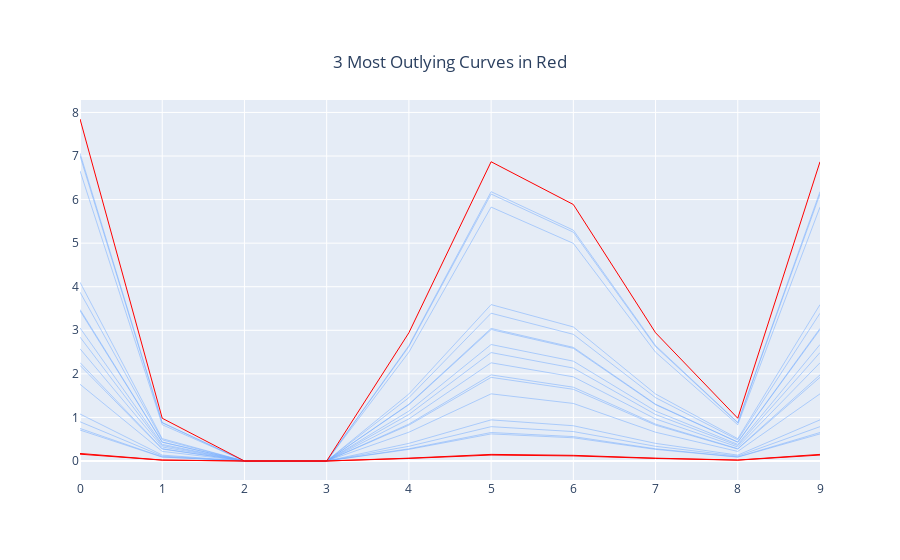

Write notebook code for a chart like this one.
### Markdown cell above
We can also plot the most outlying functions

### Code cell
fig = bd.plot_outlying(n=3, return_plot=True, title='3 Most Outlying Curves in Red')
fig.write_image('ex2_functional_depth.pdf')
fig.show()

### Figure 1 — Plotly figure (JSON) as saved in the notebook; plotly's stock layout.template omitted (floating-point values rounded to 4 significant figures)
{"data": [{"line": {"color": "#6ea8ff", "width": 0.5}, "mode": "lines", "name": "0", "type": "scatter", "x": [0, 1, 2, 3, 4, 5, 6, 7, 8, 9], "y": [2.194, 0.2743, 0, 0, 0.8228, 1.92, 1.646, 0.8228, 0.2743, 1.92]}, {"line": {"color": "#6ea8ff", "width": 0.5}, "mode": "lines", "name": "1", "type": "scatter", "x": [0, 1, 2, 3, 4, 5, 6, 7, 8, 9], "y": [6.66, 0.8325, 0, 0, 2.498, 5.828, 4.995, 2.498, 0.8325, 5.828]}, {"line": {"color": "#6ea8ff", "width": 0.5}, "mode": "lines", "name": "2", "type": "scatter", "x": [0, 1, 2, 3, 4, 5, 6, 7, 8, 9], "y": [4.103, 0.5128, 0, 0, 1.538, 3.59, 3.077, 1.538, 0.5128, 3.59]}, {"line": {"color": "#6ea8ff", "width": 0.5}, "mode": "lines", "name": "4", "type": "scatter", "x": [0, 1, 2, 3, 4, 5, 6, 7, 8, 9], "y": [7.003, 0.8753, 0, 0, 2.626, 6.127, 5.252, 2.626, 0.8753, 6.127]}, {"line": {"color": "#6ea8ff", "width": 0.5}, "mode": "lines", "name": "5", "type": "scatter", "x": [0, 1, 2, 3, 4, 5, 6, 7, 8, 9], "y": [3.876, 0.4845, 0, 0, 1.454, 3.392, 2.907, 1.454, 0.4845, 3.392]}, {"line": {"color": "#6ea8ff", "width": 0.5}, "mode": "lines", "name": "6", "type": "scatter", "x": [0, 1, 2, 3, 4, 5, 6, 7, 8, 9], "y": [2.576, 0.322, 0, 0, 0.9659, 2.254, 1.932, 0.9659, 0.322, 2.254]}, {"line": {"color": "#6ea8ff", "width": 0.5}, "mode": "lines", "name": "7", "type": "scatter", "x": [0, 1, 2, 3, 4, 5, 6, 7, 8, 9], "y": [1.079, 0.1349, 0, 0, 0.4046, 0.944, 0.8092, 0.4046, 0.1349, 0.944]}, {"line": {"color": "#6ea8ff", "width": 0.5}, "mode": "lines", "name": "8", "type": "scatter", "x": [0, 1, 2, 3, 4, 5, 6, 7, 8, 9], "y": [0.9006, 0.1126, 0, 0, 0.3377, 0.788, 0.6755, 0.3377, 0.1126, 0.788]}, {"line": {"color": "#6ea8ff", "width": 0.5}, "mode": "lines", "name": "9", "type": "scatter", "x": [0, 1, 2, 3, 4, 5, 6, 7, 8, 9], "y": [2.844, 0.3555, 0, 0, 1.067, 2.489, 2.133, 1.067, 0.3555, 2.489]}, {"line": {"color": "#6ea8ff", "width": 0.5}, "mode": "lines", "name": "10", "type": "scatter", "x": [0, 1, 2, 3, 4, 5, 6, 7, 8, 9], "y": [2.258, 0.2823, 0, 0, 0.8469, 1.976, 1.694, 0.8469, 0.2823, 1.976]}, {"line": {"color": "#6ea8ff", "width": 0.5}, "mode": "lines", "name": "11", "type": "scatter", "x": [0, 1, 2, 3, 4, 5, 6, 7, 8, 9], "y": [3.055, 0.3819, 0, 0, 1.146, 2.673, 2.291, 1.146, 0.3819, 2.673]}, {"line": {"color": "#6ea8ff", "width": 0.5}, "mode": "lines", "name": "12", "type": "scatter", "x": [0, 1, 2, 3, 4, 5, 6, 7, 8, 9], "y": [7.064, 0.8831, 0, 0, 2.649, 6.181, 5.298, 2.649, 0.8831, 6.181]}, {"line": {"color": "#6ea8ff", "width": 0.5}, "mode": "lines", "name": "13", "type": "scatter", "x": [0, 1, 2, 3, 4, 5, 6, 7, 8, 9], "y": [0.7102, 0.08878, 0, 0, 0.2663, 0.6215, 0.5327, 0.2663, 0.08878, 0.6215]}, {"line": {"color": "#6ea8ff", "width": 0.5}, "mode": "lines", "name": "16", "type": "scatter", "x": [0, 1, 2, 3, 4, 5, 6, 7, 8, 9], "y": [0.7469, 0.09336, 0, 0, 0.2801, 0.6535, 0.5602, 0.2801, 0.09336, 0.6535]}, {"line": {"color": "#6ea8ff", "width": 0.5}, "mode": "lines", "name": "17", "type": "scatter", "x": [0, 1, 2, 3, 4, 5, 6, 7, 8, 9], "y": [3.447, 0.4309, 0, 0, 1.293, 3.016, 2.586, 1.293, 0.4309, 3.016]}, {"line": {"color": "#6ea8ff", "width": 0.5}, "mode": "lines", "name": "18", "type": "scatter", "x": [0, 1, 2, 3, 4, 5, 6, 7, 8, 9], "y": [1.761, 0.2202, 0, 0, 0.6605, 1.541, 1.321, 0.6605, 0.2202, 1.541]}, {"line": {"color": "#6ea8ff", "width": 0.5}, "mode": "lines", "name": "19", "type": "scatter", "x": [0, 1, 2, 3, 4, 5, 6, 7, 8, 9], "y": [3.478, 0.4347, 0, 0, 1.304, 3.043, 2.608, 1.304, 0.4347, 3.043]}, {"line": {"color": "Red", "width": 1}, "mode": "lines", "name": "14", "type": "scatter", "x": [0, 1, 2, 3, 4, 5, 6, 7, 8, 9], "y": [0.1734, 0.02168, 0, 0, 0.06503, 0.1517, 0.1301, 0.06503, 0.02168, 0.1517]}, {"line": {"color": "Red", "width": 1}, "mode": "lines", "name": "3", "type": "scatter", "x": [0, 1, 2, 3, 4, 5, 6, 7, 8, 9], "y": [0.156, 0.0195, 0, 0, 0.05851, 0.1365, 0.117, 0.05851, 0.0195, 0.1365]}, {"line": {"color": "Red", "width": 1}, "mode": "lines", "name": "15", "type": "scatter", "x": [0, 1, 2, 3, 4, 5, 6, 7, 8, 9], "y": [7.85, 0.9812, 0, 0, 2.944, 6.868, 5.887, 2.944, 0.9812, 6.868]}], "layout": {"showlegend": false, "title": {"text": "3 Most Outlying Curves in Red", "x": 0.5, "xanchor": "center", "y": 0.9, "yanchor": "top"}}}
